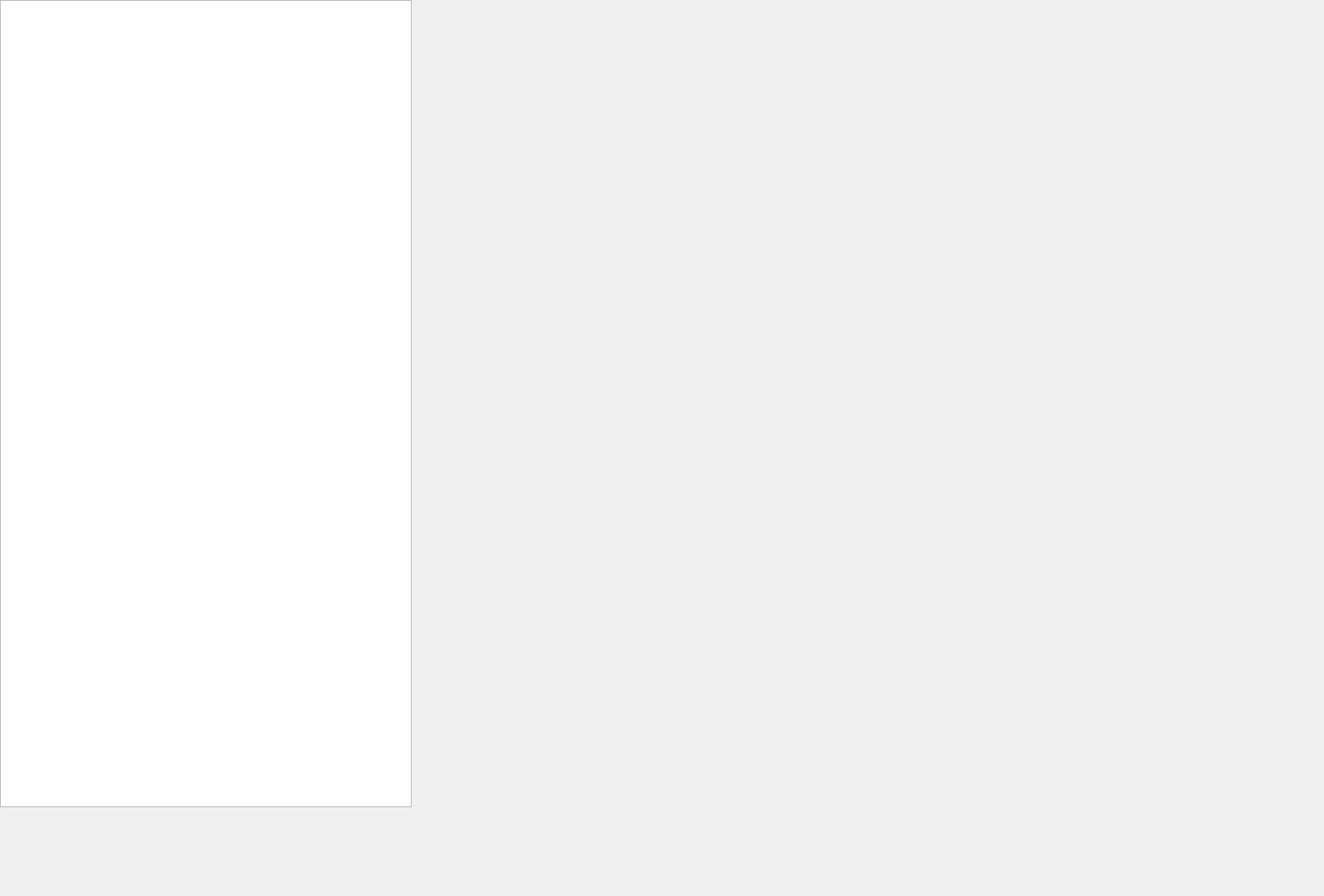
<?xml version="1.0" encoding="UTF-8"?>
<ui version="4.0">
 <class>Table_UI</class>
 <widget class="QWidget" name="Table_UI">
  <property name="geometry">
   <rect>
    <x>0</x>
    <y>0</y>
    <width>1640</width>
    <height>1110</height>
   </rect>
  </property>
  <property name="windowTitle">
   <string>Form</string>
  </property>
  <widget class="QTableView" name="tableView">
   <property name="geometry">
    <rect>
     <x>0</x>
     <y>0</y>
     <width>510</width>
     <height>1000</height>
    </rect>
   </property>
   <property name="sizePolicy">
    <sizepolicy hsizetype="Preferred" vsizetype="Preferred">
     <horstretch>0</horstretch>
     <verstretch>0</verstretch>
    </sizepolicy>
   </property>
   <property name="minimumSize">
    <size>
     <width>510</width>
     <height>1000</height>
    </size>
   </property>
   <property name="maximumSize">
    <size>
     <width>510</width>
     <height>1000</height>
    </size>
   </property>
  </widget>
 </widget>
 <resources/>
 <connections/>
</ui>
